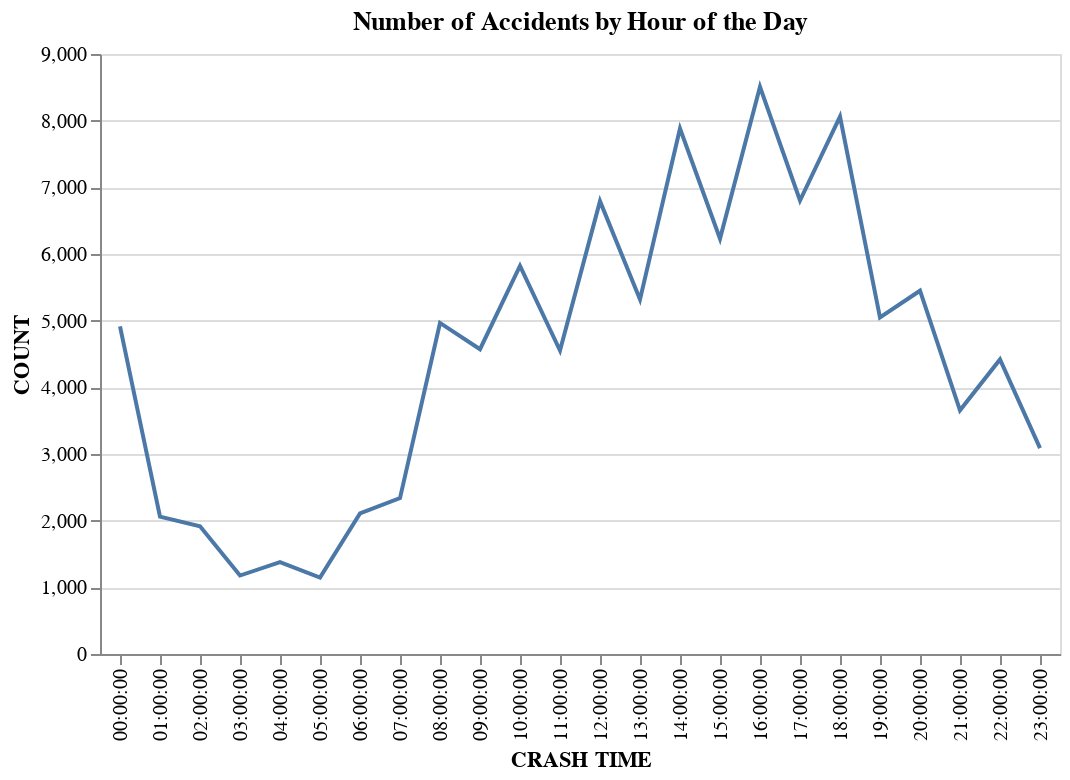

The code cell stored with this chart in its notebook:
### Markdown cell above
<h5> At what time of the day are accidents more common? <h5>

### Code cell
# Convert the CRASH TIME column to a string
df4['CRASH TIME'] = df3['CRASH TIME'].astype(str)

# Group the data by hour and count the number of accidents for each hour
df_hourly = df4.groupby('CRASH TIME').size().reset_index(name='COUNT')

# Create a line chart of the number of accidents by hour using Altair
chart = alt.Chart(df_hourly).mark_line().encode(
    x='CRASH TIME:O',
    y='COUNT:Q'
).properties(
    title='Number of Accidents by Hour of the Day'
)

chart

### Figure 1 — Vega-Lite specification as saved in the notebook (floating-point values rounded to 4 significant figures)
{"config": {"view": {"continuousWidth": 400, "continuousHeight": 300}}, "data": {"name": "data-bc50fe6e265a69d0ae1a05d935015cb7"}, "mark": "line", "encoding": {"x": {"field": "CRASH TIME", "type": "ordinal"}, "y": {"field": "COUNT", "type": "quantitative"}}, "title": "Number of Accidents by Hour of the Day", "$schema": "https://vega.github.io/schema/vega-lite/v4.17.0.json", "datasets": {"data-bc50fe6e265a69d0ae1a05d935015cb7": [{"CRASH TIME": "00:00:00", "COUNT": 4914}, {"CRASH TIME": "01:00:00", "COUNT": 2061}, {"CRASH TIME": "02:00:00", "COUNT": 1917}, {"CRASH TIME": "03:00:00", "COUNT": 1177}, {"CRASH TIME": "04:00:00", "COUNT": 1377}, {"CRASH TIME": "05:00:00", "COUNT": 1146}, {"CRASH TIME": "06:00:00", "COUNT": 2110}, {"CRASH TIME": "07:00:00", "COUNT": 2338}, {"CRASH TIME": "08:00:00", "COUNT": 4966}, {"CRASH TIME": "09:00:00", "COUNT": 4572}, {"CRASH TIME": "10:00:00", "COUNT": 5822}, {"CRASH TIME": "11:00:00", "COUNT": 4552}, {"CRASH TIME": "12:00:00", "COUNT": 6793}, {"CRASH TIME": "13:00:00", "COUNT": 5319}, {"CRASH TIME": "14:00:00", "COUNT": 7881}, {"CRASH TIME": "15:00:00", "COUNT": 6229}, {"CRASH TIME": "16:00:00", "COUNT": 8508}, {"CRASH TIME": "17:00:00", "COUNT": 6802}, {"CRASH TIME": "18:00:00", "COUNT": 8062}, {"CRASH TIME": "19:00:00", "COUNT": 5047}, {"CRASH TIME": "20:00:00", "COUNT": 5449}, {"CRASH TIME": "21:00:00", "COUNT": 3656}, {"CRASH TIME": "22:00:00", "COUNT": 4419}, {"CRASH TIME": "23:00:00", "COUNT": 3088}]}}
